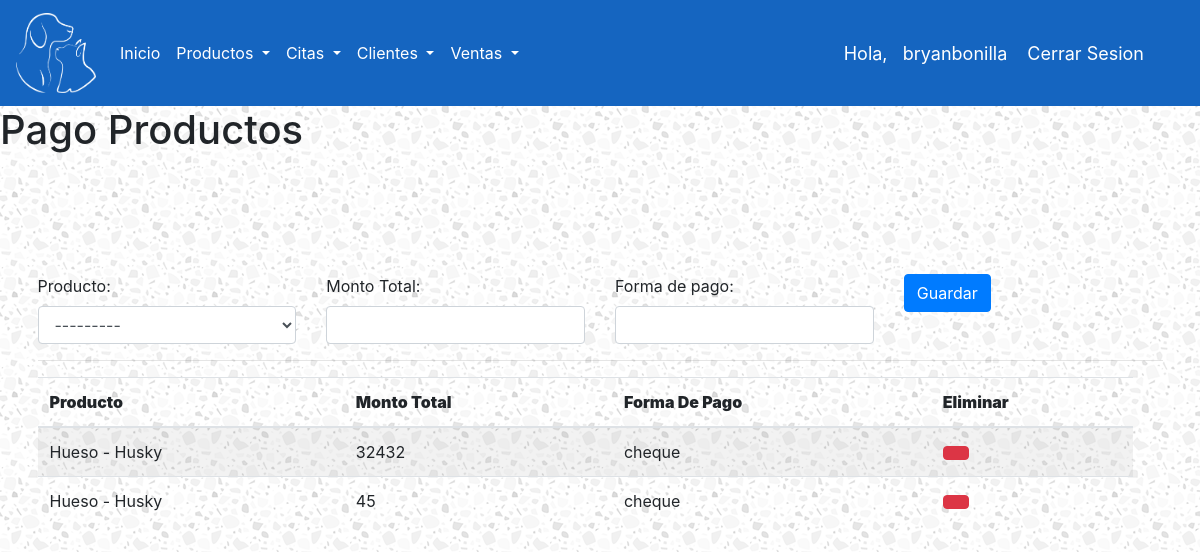
The app's page /pago-productos/ (signed in) with its own data.
### ControlDeVeterinaria/models.py (models this page shows, shortened)
class Account(AbstractBaseUser):
    ROLES = (
        ('ADMIN','ADMIN'),
        ('EMPLEADO','EMPLEADO'),
    )
    rol = models.CharField(max_length=30, choices=ROLES)
    username = models.CharField(max_length=50, unique=True)
    password = models.CharField(max_length=50)
    is_admin = models.BooleanField(default=False)
    is_staff = models.BooleanField(default=False)
    is_superuser = models.BooleanField(default=False)
    USERNAME_FIELD = 'username'
    REQUIRED_FIELDS = ['rol','password']
    objects = MyAccountManager()
    def __str__(self):
        return self.username

class PagoProducto(models.Model):
    producto = models.ForeignKey(Producto, on_delete=models.SET_NULL, null = True)
    montoTotal = models.IntegerField()
    formaPago = models.CharField(max_length=20)

class Producto(models.Model):
    nombre = models.CharField(max_length=20)
    tipo = models.CharField(max_length=20)
    marca = models.CharField(max_length=20)
    especificaciones = models.CharField(max_length=20)
    costoUnitario = models.IntegerField()
    def __str__(self):
        return '%s - %s' % (self.nombre, self.marca)

### ControlDeVeterinaria/views.py (the view)
# urls.py: path('pago-productos/', pagoProducto, name="pago-productos"),
@login_required(login_url='login')
def pagoProducto(request):
    form = PagoProductoForm(request.POST)
    listaPagoProductos = PagoProducto.objects.all()
    if form.is_valid():
        form.save()
    context ={
        'listaPagoProductos':listaPagoProductos,
        'form':form,
    }
    return render(request, 'ControlDeVeterinaria/pago_productos.html', context)

### ControlDeVeterinaria/forms.py
class PagoProductoForm(forms.ModelForm):
    class Meta:
        model = PagoProducto
        fields = ['producto', 'montoTotal', 'formaPago']
    def __init__(self, *args, **kwargs):
        super(PagoProductoForm, self).__init__(*args, **kwargs)
        self.fields['producto'].widget.attrs['class'] = 'form-control'
        self.fields['montoTotal'].widget.attrs['class'] = 'form-control'
        self.fields['formaPago'].widget.attrs['class'] = 'form-control'

### ControlDeVeterinaria/templates/ControlDeVeterinaria/pago_productos.html (shortened to what this page needs)
{% extends 'ControlDeVeterinaria/base.html' %}
{% load static %}
{% block content %}
<h1> Pago Productos </h1>
<br>
<form action="" method="post" class="form-horizontal" enctype="multipart/form-data">{% csrf_token %}
	<div class="row">
		<div class="col-sm-3">
			<label>Producto: </label>
			{{ form.producto }}
		</div>
		<div class="col-sm-3">
			<label>Monto Total: </label>
			{{ form.montoTotal }}
		</div>
		<div class="col-sm-3">
			<label>Forma de pago: </label>
			{{ form.formaPago }}
		</div>
		<div class="col-sm-3">
			<button class="btn btn-primary" type="submit"> Guardar </button>
		</div>
	</div>
	<hr>
	<div class="row col-sm-12">
		<table id="dvData" class="table table-striped" >
			<thead>
				<tr>
					<th >
						<strong>Producto</strong>
					</th>
					<th >
						<strong>Monto Total</strong>
					</th>
					<th >
						<strong>Forma De Pago</strong>
					</th>
					<th >
						<strong>Eliminar</strong>
					</th>
				</tr>
			</thead>
			<tbody>
				{% for datos in listaPagoProductos %}
					<tr>
						<td >{{ datos.producto }}</td>
						<td >{{ datos.montoTotal }}</td>
						<td >{{ datos.formaPago }}</td>
						<td >
							<a href="{% url 'borrar-pago-producto' datos.id %}" class="btn btn-default btn-danger"></a>
						</td>
					</tr>
				{% endfor %}
			</tbody>
		</table>
	</div>
</form>
{% endblock %}

### ControlDeVeterinaria/templates/ControlDeVeterinaria/base.html (shortened to what this page needs)
<!DOCTYPE html>
{% load static %}
<html>
<head>
	<link rel="stylesheet" href="https://cdn.jsdelivr.net/npm/bootstrap@4.5.3/dist/css/bootstrap.min.css">
<link rel="stylesheet" href="{% static "CDV/css/1.css" %}">
</head>
<body>
	<header>
		<nav class="navbar navbar-expand-lg">
      <a class="navbar-brand text-white" href="{% url 'index' %}" ><img src="{% static "CDV/images/Logo.png" %}" class="imglogo"></a>
      <div class="collapse navbar-collapse" id="navbarSupportedContent">
        <ul class="navbar-nav mr-auto">
          <li class="nav-item active">
            <a class="nav-link text-white" href={% url 'index' %} >Inicio <span class="sr-only">(current)</span></a>
          </li>
          <li class="nav-item dropdown">
            <a class="nav-link dropdown-toggle text-white" href="#" id="navbarDropdown" role="button" data-toggle="dropdown" aria-haspopup="true" aria-expanded="false">
              Productos
            </a>
          </li>
          <li class="nav-item dropdown">
            <a class="nav-link dropdown-toggle text-white" href="#" id="navbarDropdown" role="button" data-toggle="dropdown" aria-haspopup="true" aria-expanded="false">
              Citas
            </a>
          </li>
          <li class="nav-item dropdown">
            <a class="nav-link dropdown-toggle text-white" href="#" id="navbarDropdown" role="button" data-toggle="dropdown" aria-haspopup="true" aria-expanded="false">
              Clientes
            </a>
          </li>
          <li class="nav-item dropdown">
            <a class="nav-link dropdown-toggle text-white" href="#" id="navbarDropdown" role="button" data-toggle="dropdown" aria-haspopup="true" aria-expanded="false">
              Ventas
            </a>
          </li>
        </ul>
      </div>
      <span class = "hello-msg">Hola, &nbsp {{request.user}} </span>
      <span class = "hello-msg"><a href="{% url 'logout' %}">Cerrar Sesion</a></span>
    </nav>
	</header>
{% block content %}
{% endblock %}
</body>
</html>

### static/CDV/css/1.css (style rules this page uses)
html { font-family: 'Montserrat', sans-serif; }
form { padding: 37.5px; margin: 50px 0; }
nav { background-color: #1565c0 !important; color: white; }
.imglogo { width: 80px; height: 80px; }

### records on screen
Account: user "bryanbonilla"
PagoProducto: producto "Hueso - Husky", montoTotal "32432", formaPago "cheque"
PagoProducto: producto "Hueso - Husky", montoTotal "45", formaPago "cheque"
